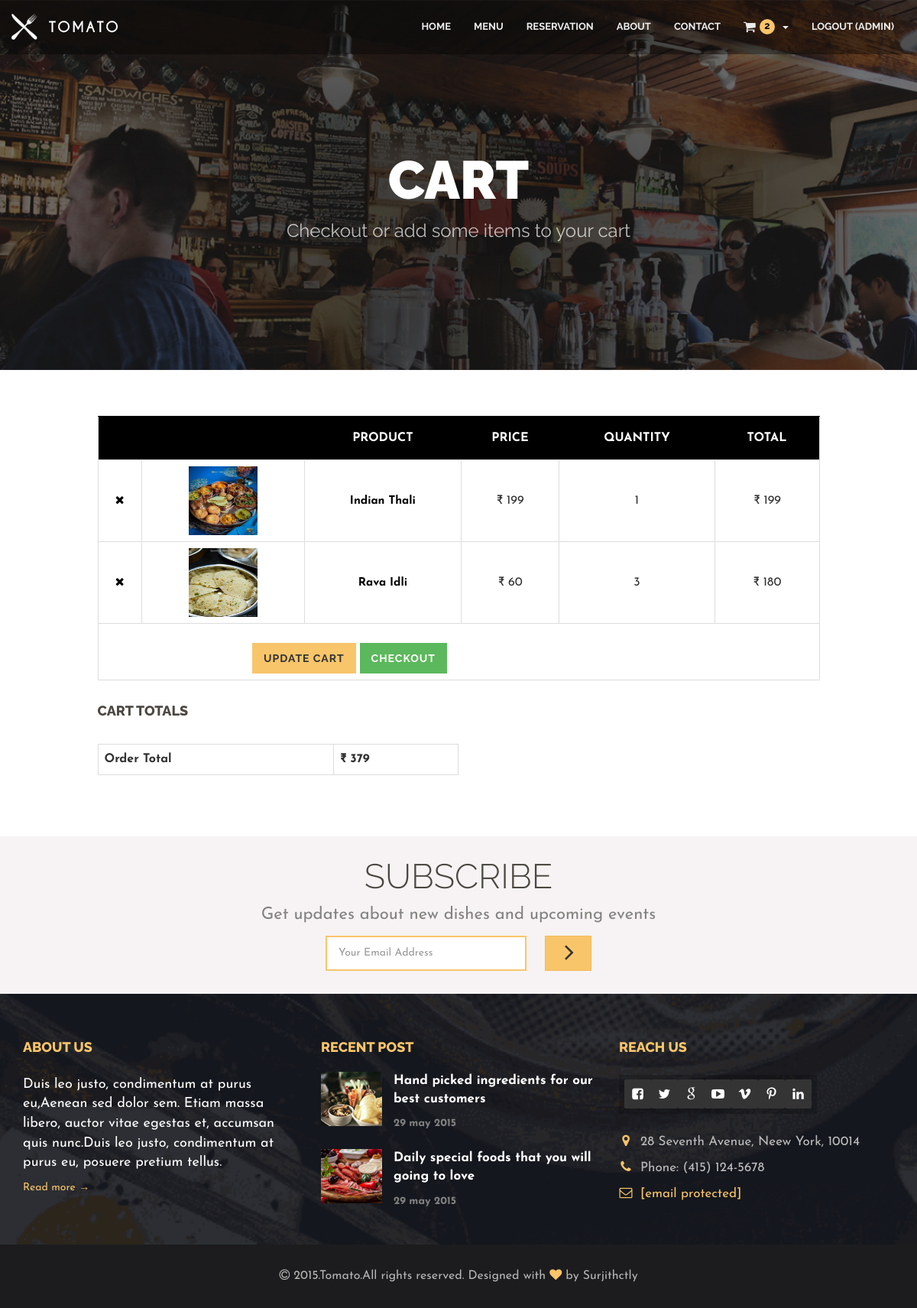
/customer/cart/ (signed in), run on the app's committed database.
### customer/models.py (models this page shows, shortened)
class Add_to_cart(models.Model):
    user = models.ForeignKey(User,on_delete=models.CASCADE, blank=True, null=True)
    dish = models.ForeignKey(Dish,on_delete=models.CASCADE, blank=True, null=True)
    qty = models.IntegerField(blank=True, null=True, default=1)
    confirmation = models.BooleanField(blank=True, null=True, default=False)

### management/models.py (models this page shows, shortened)
class Dish(models.Model):
    cat = models.ForeignKey(Category, on_delete=models.CASCADE, blank =True, null=True)
    title = models.CharField(max_length=30, blank=True, null=True)
    dis = models.TextField(null=True, blank =True)
    img = models.FileField(null=True, blank =True)
    img1 = models.FileField(null=True, blank =True)
    img2 = models.FileField(null=True, blank =True)
    price = models.IntegerField(null=True, blank =True)
    mrp = models.IntegerField(null=True, blank =True)
    avail = models.BooleanField(default=True, blank =True, null=True)

### customer/views.py (the view)
# urls.py: path('cart/', Cart,name='cart'),
def Cart(request):
    orders, total = Total(request.user)
    d = {'orders':orders, 'total':total}
    return render(request, 'shop_cart.html',d)

### customer/templatetags/multiply.py (called while the page is built)
@register.simple_tag()
def multiply(price, qty):
    return price*qty

### customer/views.py (called while the page is built)
def Total(usr):
    dishes = Add_to_cart.objects.filter(user = usr)
    total = 0
    for i in dishes:
        total += (i.dish.price) * (i.qty)
    return dishes, total

### templates/shop_cart.html
{% extends 'base.html' %}
{% block body %}
{% load static %}
{% load multiply  %}
            <section class="page_header">
                <div class="container">
                    <div class="row">
                        <div class="col-md-12 text-center">
                            <h2 class="text-uppercase">Cart</h2>
                            <p>Checkout or add some items to your cart</p>
                        </div>
                    </div>
                </div>
            </section>
            <section class="shop-content">
                <div class="container">
                    <div class="row">
                        <div class="col-md-10 col-md-offset-1">
                            <table class="cart-table table table-bordered">
                                <thead>
                                    <tr>
                                        <th>&nbsp;</th>
                                        <th>&nbsp;</th>
                                        <th>Product</th>
                                        <th>Price</th>
                                        <th>Quantity</th>
                                        <th>Total</th>
                                    </tr>
                                </thead>
                                <tbody>
                                    {% for i in orders %}
                                    <tr>
                                        <td>
                                            <a href="{% url 'deleteOrder' i.id %}" class="remove"><i class="fa fa-times"></i></a>
                                        </td>
                                        <td>
                                            <a href="shop_single_full.html"><img src="{{i.dish.img.url}}" alt="" height="90"
                                                    width="90"></a>
                                        </td>
                                        <td>
                                            <a href="{% url 'shop' i.dish.id %}">{{ i.dish.title }}</a>
                                        </td>
                                        <td>
                                            <span class="amount">&#8377; {{ i.dish.price }}</span>
                                        </td>
                                        <td>
                                            <div class="quantity">{{ i.qty }}</div>
                                        </td>
                                        <td>
                                            <span class="amount">&#8377; {% multiply i.dish.price i.qty %}</span>
                                        </td>
                                    </tr>
                                    {% endfor %}
                                    <tr>
                                        <td colspan="6" class="actions">
                                            <div class="col-md-6">
                                                <div class="cart-btn">
                                                    <button class="btn btn-default" type="submit">Update Cart</button>
                                                    <button class="btn btn-success" type="submit"
                                                        onclick="window.open('shop_checkout.html', '_self')">Checkout</button>
                                                </div>
                                            </div>
                                        </td>
                                    </tr>
                                </tbody>
                            </table>
                            <div class="cart_totals">
                                <div class="col-md-6 push-md-6 no-padding">
                                    <h4 class="text-left">Cart Totals</h4>
                                    <br>
                                    <table class="table table-bordered col-md-6">
                                        <tbody>
                                            <tr>
                                                <th>Order Total</th>
                                                <td><strong><span class="amount">&#8377; {{ total }}</span></strong> </td>
                                            </tr>
                                        </tbody>
                                    </table>
                                </div>
                            </div>
                        </div>
                    </div>
                </div>
            </section>
{% endblock %}

### templates/base.html (shortened to what this page needs)
<!DOCTYPE html>
{% load static %}
<html lang="en">
<head>
    <link rel="stylesheet" href="{% static 'css/bootstrap.min.css' %}">
    <link rel="stylesheet" href="{% static 'css/font-awesome/css/font-awesome.css' %}">
    <link rel="stylesheet" href="{% static 'css/plugin.css' %}">
    <link rel="stylesheet" href="{% static 'css/main.css' %}">
</head>
<body>
    <div class="body">
        <div class="main-wrapper">
            <nav class="navbar navbar-fixed-top">
                <div class="container">
                    <div class="navbar-header">
                        <a class="navbar-brand" href="index-2.html">
                            <img src="{% static 'img/nav-logo.png' %}" alt="nav-logo">
                        </a>
                    </div>
                    <div id="navbar" class="navbar-collapse collapse">
                        <ul class="nav navbar-nav navbar-right">
                            <li><a href="{% url 'home' %}">Home</a></li>
                            <li><a href="{% url 'menu' %}">Menu</a></li>
                            <li><a href="{% url 'reservation' %}">Reservation</a></li>
                            <li><a href="{% url 'about' %}">About</a></li>
                            <li><a href="{% url 'contact' %}">Contact</a></li>
                            {% if request.user.is_authenticated %}
                            <li class="dropdown">
                                <a class="css-pointer dropdown-toggle" data-toggle="dropdown" role="button"
                                    aria-haspopup="true" aria-expanded="false"><i
                                        class="fa fa-shopping-cart fsc pull-left"></i><span
                                        class="cart-number">{{ request.user.add_to_cart_set.count }}</span><span class="caret"></span></a>
                            </li>
                            <li><a href="{% url 'logout' %}">Logout ({{ user.username }}) </a></li>
                            {% else %}
                            <li><a href="{% url 'account' %}">Account</a></li>
                            {% endif %}
                        </ul>
                    </div>
                </div>
            </nav>
{% block body %}
{% endblock body %}
<section class="subscribe">
                <div class="container">
                    <div class="row">
                        <div class="col-md-12">
                            <h1>Subscribe</h1>
                            <p>Get updates about new dishes and upcoming events</p>
                            <form class="form-inline"
                                action="https://demo.web3canvas.com/themeforest/tomato/php/subscribe.php" id="invite"
                                method="POST">
                                <div class="form-group">
                                    <input class="e-mail form-control" name="email" id="address" type="email"
                                        placeholder="Your Email Address" required>
                                </div>
                                <button type="submit" class="btn btn-default">
                                    <i class="fa fa-angle-right"></i>
                                </button>
                            </form>
                        </div>
                    </div>
                </div>
            </section>
            <section class="footer">
                <div class="container">
                    <div class="row">
                        <div class="col-md-4 col-sm-12">
                            <h1>About us</h1>
                            <p>Duis leo justo, condimentum at purus eu,Aenean sed dolor sem. Etiam massa libero, auctor
                                vitae egestas et, accumsan quis nunc.Duis leo justo, condimentum at purus eu, posuere
                                pretium tellus.</p>
                            <a href="about.html">Read more &rarr;</a>
                        </div>
                        <div class="col-md-4  col-sm-6">
                            <h1>Recent post</h1>
                            <div class="footer-blog clearfix">
                                <a href="blog_right_sidebar.html">
                                    <img src="{% static 'img/thumb8.png' %}" class="img-responsive footer-photo" alt="blog photos">
                                    <p class="footer-blog-text">Hand picked ingredients for our best customers</p>
                                    <p class="footer-blog-date">29 may 2015</p>
                                </a>
                            </div>
                            <div class="footer-blog clearfix last">
                                <a href="blog_right_sidebar.html">
                                    <img src="{% static 'img/thumb9.png' %}" class="img-responsive footer-photo" alt="blog photos">
                                    <p class="footer-blog-text">Daily special foods that you will going to love</p>
                                    <p class="footer-blog-date">29 may 2015</p>
                                </a>
                            </div>
                        </div>
                        <div class="col-md-4  col-sm-6">
                            <h1>Reach us</h1>
                            <div class="footer-social-icons">
                                <a href="https://www.facebook.com/">
                                    <i class="fa fa-facebook-square"></i>
                                </a>
                                <a href="https://www.twitter.com/">
                                    <i class="fa fa-twitter"></i>
                                </a>
                                <a href="https://plus.google.com/">
                                    <i class="fa fa-google"></i>
                                </a>
                                <a href="https://www.youtube.com/">
                                    <i class="fa fa-youtube-play"></i>
                                </a>
                                <a href="https://www.vimeo.com/">
                                    <i class="fa fa-vimeo"></i>
                                </a>
                                <a href="https://www.pinterest.com/">
                                    <i class="fa fa-pinterest-p"></i>
                                </a>
                                <a href="http://www.linkedin.com/">
                                    <i class="fa fa-linkedin"></i>
                                </a>
                            </div>
                            <div class="footer-address">
                                <p><i class="fa fa-map-marker"></i>28 Seventh Avenue, Neew York, 10014</p>
                                <p><i class="fa fa-phone"></i>Phone: (415) 124-5678</p>
                                <p><i class="fa fa-envelope-o"></i><a
                                        href="https://demo.web3canvas.com/cdn-cgi/l/email-protection"
                                        class="__cf_email__"
                                        data-cfemail="65161015150a17112517001611041017040b114b060a08">[email&#160;protected]</a>
                                </p>
                            </div>
                        </div>
                    </div>
                </div>
                <div class="footer-copyrights">
                    <div class="container">
                        <div class="row">
                            <div class="col-md-12">
                                <p><i class="fa fa-copyright"></i> 2015.Tomato.All rights reserved. Designed with <i
                                        class="fa fa-heart primary-color"></i> by Surjithctly</p>
                            </div>
                        </div>
                    </div>
                </div>
            </section>
        </div>
    </div>
</body>
</html>

### data on the page
Add_to_cart: dish.img (picture), dish "Indian Thali", dish.price "199", qty "1", dish+qty "199"
Add_to_cart: dish.img (picture), dish "Rava Idli", dish.price "60", qty "3", dish+qty "180"

### other printed values
{{ request.user.add_to_cart_set.count }} "2"
{{ user.username }} "ADMIN"
{{ total }} "379"
